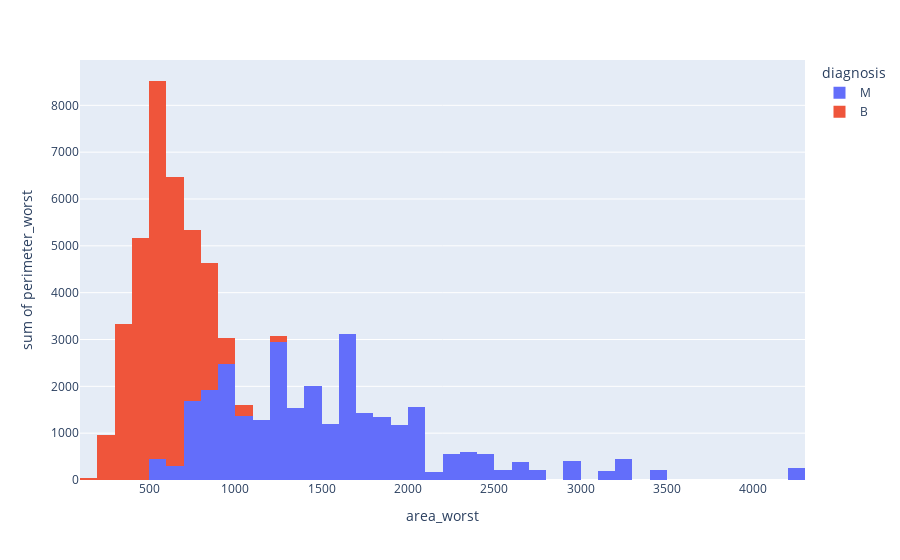

The notebook cell saved with this chart:
### Code cell
px.histogram(cancer_df,x='area_worst',y='perimeter_worst',color='diagnosis')

### Figure 1 — Plotly figure (JSON) as saved in the notebook; plotly's stock layout.template omitted (floating-point values rounded to 4 significant figures; data arrays with more than 128 entries replaced by an {"elided": "..."} marker saying what was removed)
{"data": [{"alignmentgroup": "True", "bingroup": "x", "histfunc": "sum", "hovertemplate": "diagnosis=M<br>area_worst=%{x}<br>sum of perimeter_worst=%{y}<extra></extra>", "legendgroup": "M", "marker": {"color": "#636efa", "pattern": {"shape": ""}}, "name": "M", "offsetgroup": "M", "orientation": "v", "showlegend": true, "type": "histogram", "x": {"elided": "212 float values"}, "xaxis": "x", "y": {"elided": "212 float values"}, "yaxis": "y"}, {"alignmentgroup": "True", "bingroup": "x", "histfunc": "sum", "hovertemplate": "diagnosis=B<br>area_worst=%{x}<br>sum of perimeter_worst=%{y}<extra></extra>", "legendgroup": "B", "marker": {"color": "#EF553B", "pattern": {"shape": ""}}, "name": "B", "offsetgroup": "B", "orientation": "v", "showlegend": true, "type": "histogram", "x": {"elided": "357 float values"}, "xaxis": "x", "y": {"elided": "357 float values"}, "yaxis": "y"}], "layout": {"autosize": true, "barmode": "relative", "legend": {"title": {"text": "diagnosis"}, "tracegroupgap": 0}, "margin": {"t": 60}, "xaxis": {"anchor": "y", "autorange": true, "domain": [0, 1], "range": [100, 4300], "title": {"text": "area_worst"}, "type": "linear"}, "yaxis": {"anchor": "x", "autorange": true, "domain": [0, 1], "range": [0, 8968.0], "title": {"text": "sum of perimeter_worst"}, "type": "linear"}}}
